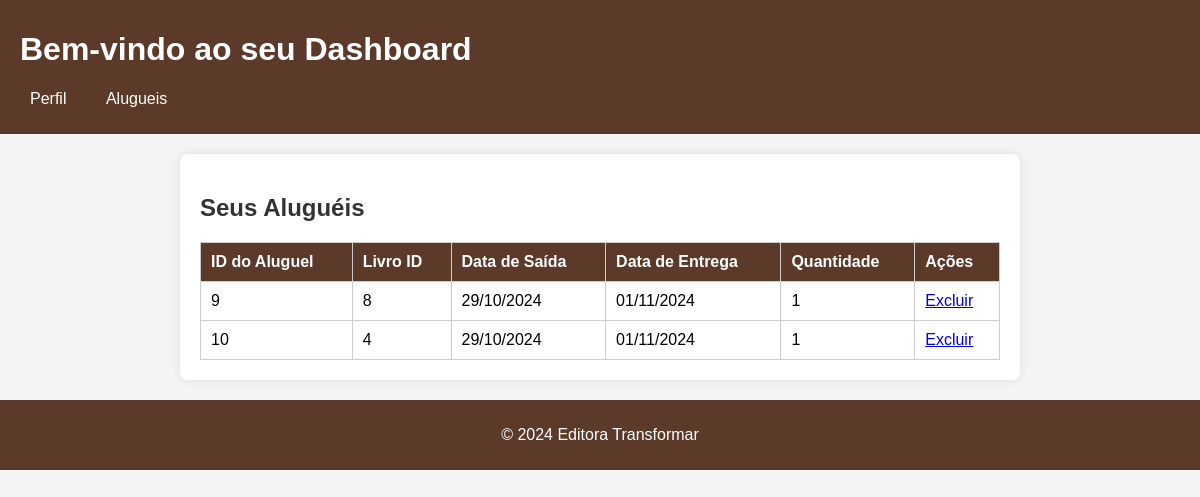
The page /aluguelcliente.php (signed in) on the database its author committed.
### tables this page shows
CREATE TABLE `alugueis` (
  `id` int(11) NOT NULL,
  `usuario` varchar(100) NOT NULL,
  `livro_id` int(11) NOT NULL,
  `data_saida` date NOT NULL,
  `data_entrega` date NOT NULL,
  `quantidade` int(11) NOT NULL
);

### aluguelcliente.php (the view, shortened to what this page needs)
<?php
include('conexao.php');
$email = $_SESSION['usuario'];
$aluguel_query = "SELECT * FROM alugueis WHERE usuario = '$email' ORDER BY data_saida DESC";
$aluguel_result = mysqli_query($conexao, $aluguel_query);
?>
<!DOCTYPE html>
<html lang="pt-br">
<head>
</head>
<body>
    <header>
        <h1>Bem-vindo ao seu Dashboard</h1>
        <nav>
            <ul>
                <li><a href="perfil.php">Perfil</a></li>
                <li><a href="aluguelcliente.php">Alugueis</a></li>
            </ul>
        </nav>
    </header>
    <main>
        <h2>Seus Aluguéis</h2>
        <?php if (mysqli_num_rows($aluguel_result) > 0): ?>
            <table>
                <thead>
                    <tr>
                        <th>ID do Aluguel</th>
                        <th>Livro ID</th>
                        <th>Data de Saída</th>
                        <th>Data de Entrega</th>
                        <th>Quantidade</th>
                        <th>Ações</th>
                    </tr>
                </thead>
                <tbody>
                    <?php while ($aluguel = mysqli_fetch_assoc($aluguel_result)): ?>
                        <tr>
                            <td><?= $aluguel['id'] ?></td>
                            <td><?= $aluguel['livro_id'] ?></td>
                            <td><?= date('d/m/Y', strtotime($aluguel['data_saida'])) ?></td>
                            <td><?= date('d/m/Y', strtotime($aluguel['data_entrega'])) ?></td>
                            <td><?= $aluguel['quantidade'] ?></td>
                            <td>
                                <a href="aluguelcliente.php?acao=excluir&aluguel_id=<?= $aluguel['id'] ?>" onclick="return confirm('Tem certeza que deseja excluir este aluguel?');">Excluir</a>
                            </td>
                        </tr>
                    <?php endwhile; ?>
                </tbody>
            </table>
        <?php else: ?>
            <p>Você ainda não fez nenhum aluguel.</p>
        <?php endif; ?>
    </main>
    <footer>
        <p>&copy; 2024 Editora Transformar</p>
    </footer>
</body>
</html>

### aluguelcliente.php (style rules this page uses)
body { font-family: Arial, sans-serif; margin: 0; padding: 0; background-color: #f4f4f4; }
header { background: #5B3A29; color: #fff; padding: 10px 20px; }
nav ul { list-style: none; padding: 0; }
nav ul li { display: inline; margin-right: 15px; }
nav ul li a { color: #fff; text-decoration: none; padding: 5px 10px; border-radius: 4px; }
main { padding: 20px; background: #fff; max-width: 800px; margin: 20px auto; border-radius: 8px; box-shadow: 0 0 10px rgba(0,0,0,0.1); overflow-y: auto; max-height: 500px; }
h2, h3 { color: #333; }
table { width: 100%; border-collapse: collapse; }
th, td { border: 1px solid #ccc; padding: 10px; text-align: left; }
th { background: #5B3A29; color: white; }
footer { text-align: center; padding: 10px 0; background: #5B3A29; color: #fff; }

### rows shown on the page
alugueis: id "9", livro "8", data_saida "29/10/2024", data_entrega "01/11/2024", quantidade "1"
alugueis: id "10", livro "4", data_saida "29/10/2024", data_entrega "01/11/2024", quantidade "1"
